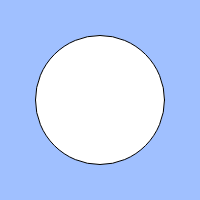
Frame 1 (no input)
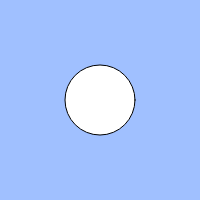
Frame 60 (no input)
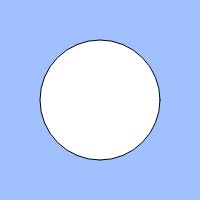
Frame 120 (the mouse pressed at the canvas centre since frame 60)

The p5.js sketch that drew these frames (run headless with seeded random() and noise() and a simulated clock; from frame 60 on, the mouse is pressed at the canvas centre):

// p5.js sketch
// ── sketch.js
// 練習問題「心臓の鼓動のように大きくなったり小さくなったりする円」
let count;
let cycle;

function setup(){
  createCanvas(200, 200);
  count = 0;
  cycle = 130;
}

function draw(){
  background(160, 192, 255);
  count = (count + 1) % cycle;
  // BLANK[1]
   let size;
  if (count < 65) {
    size = 130 - count
  }
  else {
    size = count
  }
  ellipse(width / 2, height / 2, size);

}
